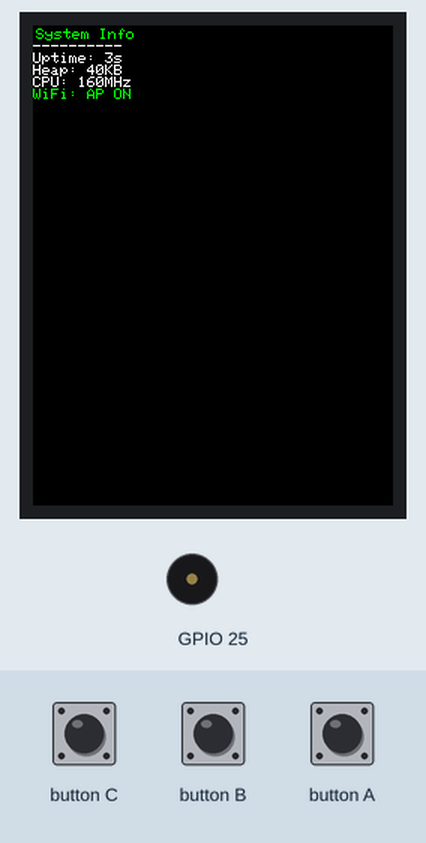
This sketch was run on a simulated ESP32-S3. Parts: 240×320 colour display, buzzer (waves = sounding). The inputs (shaded band) are chosen by the test bench. WiFi joins after 1.5 s; servers stay silent unless stated; what the sketch prints to the serial monitor is not drawn.

Above: at 3.55 s.
3.6 s: button A pressed for 0.15 s
At 4.21 s:
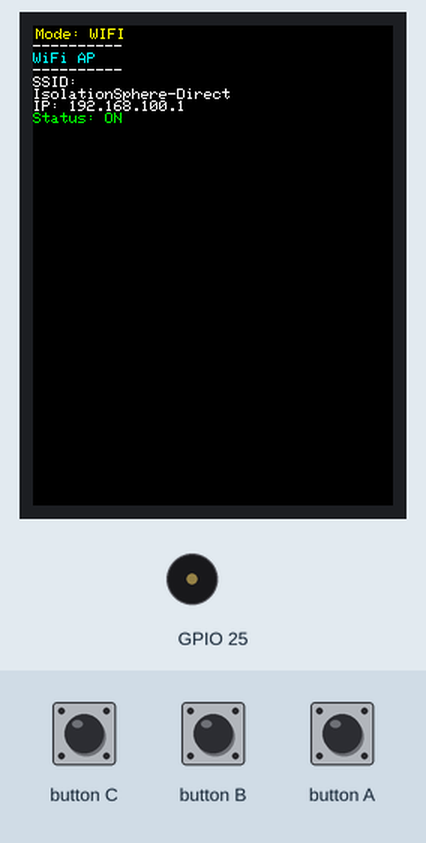
4.3 s: button A pressed for 1 s
At 5.0 s:
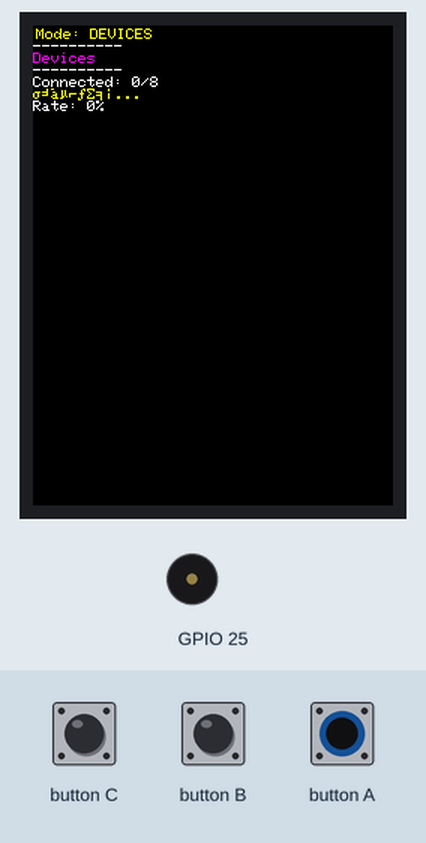
5.9 s: button A pressed for 0.15 s
At 6.5 s:
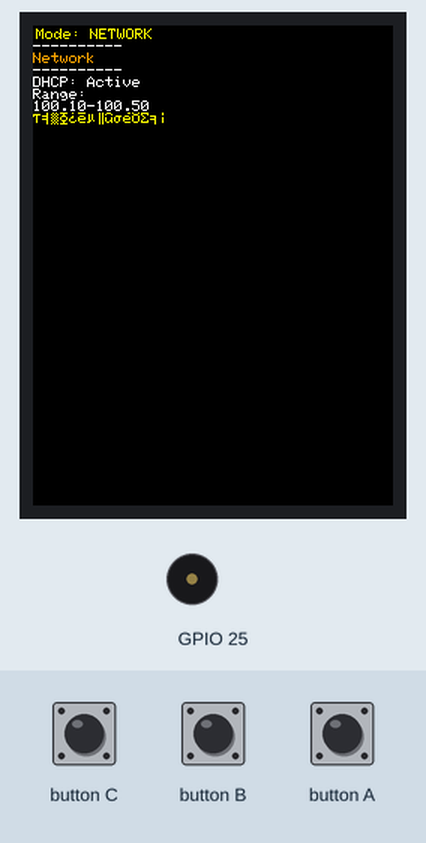
6.6 s: button A pressed for 3.2 s
At 7.3 s:
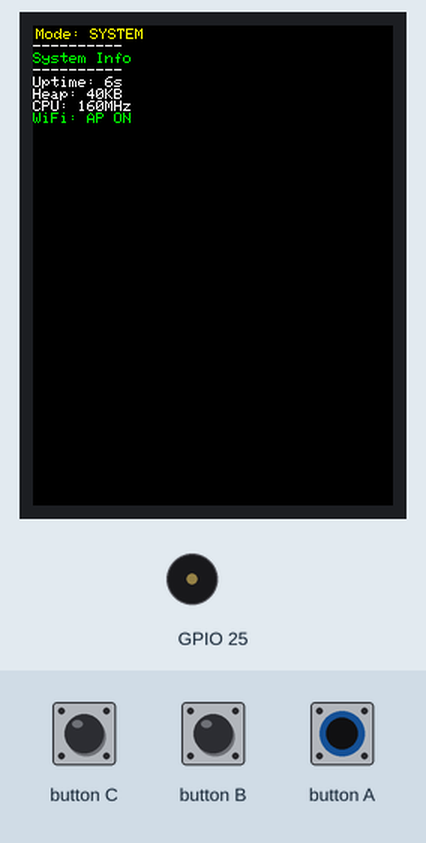
11.3 s: button A pressed for 0.15 s
At 11.83 s:
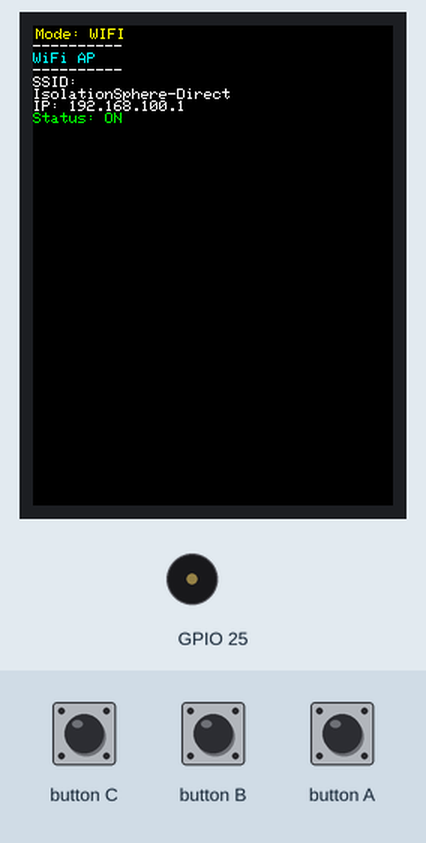
12.0 s: button A pressed for 1 s
At 12.6 s:
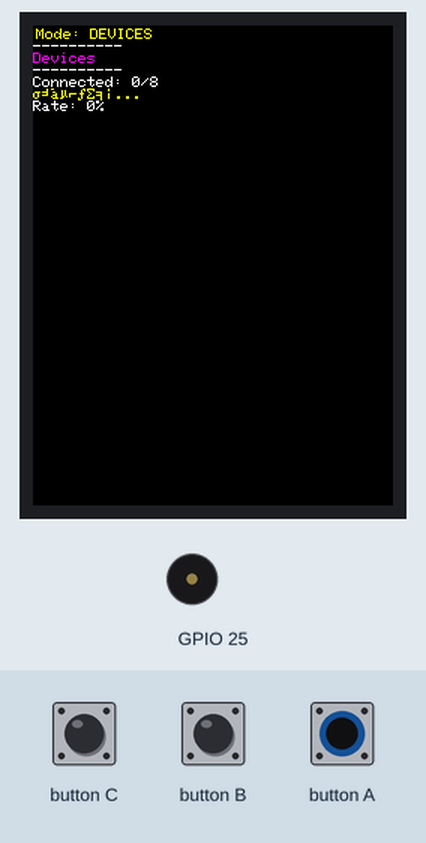
Timing chart, 0 to 14.6 s (numbered marks = the images above; inputs shaded):
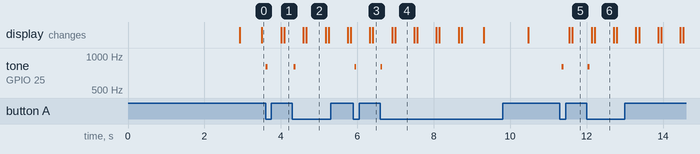

Measured:
- after the input at 3.6 s, tone on GPIO 25: silent → 800 Hz at once, → silent 0.05 s later; the display: first changes after 0.41 s (image 1 shows a later state)
- after the input at 4.3 s, tone on GPIO 25: silent → 800 Hz at once, → silent 0.05 s later; the display: first differs from a run without the input after 0.37 s (image 2)
- after the input at 5.9 s, tone on GPIO 25: silent → 800 Hz at once, → silent 0.05 s later; the display: first differs from a run without the input after 0.51 s (image 3)
- after the input at 6.6 s, tone on GPIO 25: silent → 800 Hz at once, → silent 0.05 s later; the display: first differs from a run without the input after 0.39 s (image 4)
- after the input at 11.3 s, tone on GPIO 25: silent → 800 Hz after 0.05 s, → silent 0.05 s later; the display: first changes after 0.25 s (image 5 shows a later state)
- after the input at 12.0 s, tone on GPIO 25: silent → 800 Hz at once, → silent 0.05 s later; the display: first differs from a run without the input after 0.21 s (image 6)
- what the display in image 2 shows lasts 0.5 s, from 4.7 s to 5.2 s

The sketch:

04_wifi_access_point.ino
```cpp
/**
 * @file 04_wifi_access_point.ino
 * @brief M5Stack Atom-JoyStick WiFiアクセスポイント実装
 * @description 分散MQTTシステム用WiFiルーター機能
 *
 * Phase 2: WiFi通信環境構築
 * - WiFiアクセスポイント作成
 * - IsolationSphere-Directネットワーク提供
 * - DHCPサーバー機能
 * - 接続デバイス監視
 *
 * @target M5Stack Atom-JoyStick (ESP32-S3)
 * @network IsolationSphere-Direct (192.168.100.x)
 */

#include <M5Unified.h>
#include <WiFi.h>
#include <WiFiAP.h>
#include <ArduinoJson.h>

// WiFiアクセスポイント設定
const char* AP_SSID = "IsolationSphere-Direct";
const char* AP_PASSWORD = "isolation-sphere-2025";
const IPAddress AP_IP(192, 168, 100, 1);
const IPAddress AP_GATEWAY(192, 168, 100, 1);
const IPAddress AP_SUBNET(255, 255, 255, 0);

// システム状態管理
struct WiFiSystemStatus {
    bool ap_active;
    int connected_devices;
    unsigned long uptime_sec;
    IPAddress ap_ip;
    String ap_ssid;
    int rssi_strength;
} wifi_status;

// デバッグ表示モード（Phase 1から継承）
enum DebugMode {
    DEBUG_SYSTEM,    // システム情報
    DEBUG_WIFI,      // WiFi情報（新規）
    DEBUG_DEVICES,   // 接続デバイス（新規）
    DEBUG_NETWORK,   // ネットワーク統計（新規）
    DEBUG_MODE_COUNT
};

DebugMode current_mode = DEBUG_SYSTEM;
unsigned long last_update = 0;
unsigned long mode_change_time = 0;
bool mode_changed = false;

void setup() {
    // M5Unified初期化
    auto cfg = M5.config();
    M5.begin(cfg);

    Serial.begin(115200);
    delay(1000);

    Serial.println("=================================");
    Serial.println("M5Stack Atom-JoyStick WiFi AP");
    Serial.println("=================================");
    Serial.println("Phase 2: WiFi通信環境構築");

    // LCD初期化
    M5.Display.clear(BLACK);
    M5.Display.setTextSize(1);
    M5.Display.setTextColor(WHITE);
    M5.Display.setRotation(0);

    // WiFiアクセスポイント初期化
    init_wifi_access_point();

    Serial.println("✅ WiFiアクセスポイント初期化完了");
    Serial.println("操作: ボタンAでモード切り替え、ボタンBで詳細表示");

    last_update = millis();
}

void loop() {
    M5.update();

    // ボタン入力処理
    handle_button_input();

    // 500ms間隔で表示・状態更新
    if (millis() - last_update >= 500) {
        update_wifi_status();
        display_debug_info();
        last_update = millis();
    }

    delay(50);
}

void init_wifi_access_point() {
    Serial.println("WiFiアクセスポイント設定開始...");

    // WiFi モード設定（アクセスポイントモード）
    WiFi.mode(WIFI_AP);
    delay(100);

    // IPアドレス設定
    WiFi.softAPConfig(AP_IP, AP_GATEWAY, AP_SUBNET);

    // アクセスポイント開始
    bool ap_result = WiFi.softAP(AP_SSID, AP_PASSWORD, 1, 0, 8);  // チャンネル1、非表示false、最大8接続

    if (ap_result) {
        Serial.printf("✅ WiFi AP作成成功: %s\n", AP_SSID);
        Serial.printf("✅ IP アドレス: %s\n", WiFi.softAPIP().toString().c_str());
        Serial.printf("✅ ネットワーク: %s\n", AP_SUBNET.toString().c_str());
        Serial.printf("✅ 最大接続数: 8デバイス\n");

        // 初期状態更新
        wifi_status.ap_active = true;
        wifi_status.ap_ip = WiFi.softAPIP();
        wifi_status.ap_ssid = String(AP_SSID);

    } else {
        Serial.println("❌ WiFi AP作成失敗");
        wifi_status.ap_active = false;
    }

    delay(1000);
}

void update_wifi_status() {
    wifi_status.uptime_sec = millis() / 1000;
    wifi_status.connected_devices = WiFi.softAPgetStationNum();
    wifi_status.rssi_strength = WiFi.RSSI();  // AP mode では使用しないが将来用

    // 新規接続・切断検出
    static int last_device_count = 0;
    if (wifi_status.connected_devices != last_device_count) {
        if (wifi_status.connected_devices > last_device_count) {
            Serial.printf("📱 新規デバイス接続 (合計: %d台)\n", wifi_status.connected_devices);
            M5.Speaker.tone(1000, 100);  // 接続音
        } else {
            Serial.printf("📱 デバイス切断 (合計: %d台)\n", wifi_status.connected_devices);
            M5.Speaker.tone(800, 100);   // 切断音
        }
        last_device_count = wifi_status.connected_devices;
    }
}

void handle_button_input() {
    // ボタンA: モード切り替え
    if (M5.BtnA.wasPressed()) {
        current_mode = (DebugMode)((current_mode + 1) % DEBUG_MODE_COUNT);
        mode_changed = true;
        mode_change_time = millis();

        Serial.printf("デバッグモード変更: %s\n", get_mode_name(current_mode));
        M5.Speaker.tone(800, 50);
    }

    // ボタンB: 詳細情報表示
    if (M5.BtnB.wasPressed()) {
        print_detailed_wifi_info();
        M5.Speaker.tone(1200, 100);
    }
}

void display_debug_info() {
    M5.Display.clear(BLACK);
    M5.Display.setCursor(2, 2);

    // モード変更通知表示（2秒間）
    if (mode_changed && millis() - mode_change_time < 2000) {
        M5.Display.setTextColor(YELLOW);
        M5.Display.printf("Mode: %s\n", get_mode_name(current_mode));
        M5.Display.setTextColor(WHITE);
        M5.Display.println("----------");
    }

    switch (current_mode) {
        case DEBUG_SYSTEM:
            display_system_info();
            break;
        case DEBUG_WIFI:
            display_wifi_info();
            break;
        case DEBUG_DEVICES:
            display_devices_info();
            break;
        case DEBUG_NETWORK:
            display_network_stats();
            break;
        default:
            break;
    }

    // モード変更通知をクリア
    if (mode_changed && millis() - mode_change_time >= 2000) {
        mode_changed = false;
    }
}

void display_system_info() {
    M5.Display.setTextColor(GREEN);
    M5.Display.println("System Info");
    M5.Display.setTextColor(WHITE);
    M5.Display.println("----------");

    M5.Display.printf("Uptime: %lus\n", wifi_status.uptime_sec);
    M5.Display.printf("Heap: %uKB\n", ESP.getFreeHeap() / 1024);
    M5.Display.printf("CPU: %dMHz\n", ESP.getCpuFreqMHz());

    // WiFi統合ステータス
    uint16_t wifi_color = wifi_status.ap_active ? GREEN : RED;
    M5.Display.setTextColor(wifi_color);
    M5.Display.printf("WiFi: %s\n", wifi_status.ap_active ? "AP ON" : "AP OFF");
    M5.Display.setTextColor(WHITE);
}

void display_wifi_info() {
    M5.Display.setTextColor(CYAN);
    M5.Display.println("WiFi AP");
    M5.Display.setTextColor(WHITE);
    M5.Display.println("----------");

    if (wifi_status.ap_active) {
        M5.Display.printf("SSID:\n%s\n", wifi_status.ap_ssid.c_str());
        M5.Display.printf("IP: %s\n", wifi_status.ap_ip.toString().c_str());
        M5.Display.setTextColor(GREEN);
        M5.Display.println("Status: ON");
    } else {
        M5.Display.setTextColor(RED);
        M5.Display.println("Status: OFF");
        M5.Display.println("AP Failed");
    }
    M5.Display.setTextColor(WHITE);
}

void display_devices_info() {
    M5.Display.setTextColor(MAGENTA);
    M5.Display.println("Devices");
    M5.Display.setTextColor(WHITE);
    M5.Display.println("----------");

    M5.Display.printf("Connected: %d/8\n", wifi_status.connected_devices);

    // 接続状況の視覚表示
    uint16_t device_color = (wifi_status.connected_devices > 0) ? GREEN : YELLOW;
    M5.Display.setTextColor(device_color);
    if (wifi_status.connected_devices == 0) {
        M5.Display.println("待機中...");
    } else {
        M5.Display.printf("Active: %d台\n", wifi_status.connected_devices);
    }
    M5.Display.setTextColor(WHITE);

    // 接続率表示
    int connection_percent = (wifi_status.connected_devices * 100) / 8;
    M5.Display.printf("Rate: %d%%\n", connection_percent);
}

void display_network_stats() {
    M5.Display.setTextColor(ORANGE);
    M5.Display.println("Network");
    M5.Display.setTextColor(WHITE);
    M5.Display.println("----------");

    M5.Display.println("DHCP: Active");
    M5.Display.println("Range:");
    M5.Display.println("100.10-100.50");
    M5.Display.setTextColor(YELLOW);
    M5.Display.println("統計準備中");
    M5.Display.setTextColor(WHITE);
}

const char* get_mode_name(DebugMode mode) {
    switch (mode) {
        case DEBUG_SYSTEM: return "SYSTEM";
        case DEBUG_WIFI: return "WIFI";
        case DEBUG_DEVICES: return "DEVICES";
        case DEBUG_NETWORK: return "NETWORK";
        default: return "UNKNOWN";
    }
}

void print_detailed_wifi_info() {
    Serial.println("\n=== WiFi詳細情報 ===");
    Serial.printf("現在モード: %s\n", get_mode_name(current_mode));
    Serial.printf("アップタイム: %lu秒\n", wifi_status.uptime_sec);

    if (wifi_status.ap_active) {
        Serial.printf("AP SSID: %s\n", wifi_status.ap_ssid.c_str());
        Serial.printf("AP IP: %s\n", wifi_status.ap_ip.toString().c_str());
        Serial.printf("接続デバイス数: %d/8\n", wifi_status.connected_devices);
        Serial.printf("MACアドレス: %s\n", WiFi.softAPmacAddress().c_str());
        Serial.printf("チャンネル: %d\n", WiFi.channel());
    } else {
        Serial.println("WiFi AP: 非アクティブ");
    }

    Serial.printf("フリーヒープ: %u bytes\n", ESP.getFreeHeap());
    Serial.printf("最大ブロック: %u bytes\n", ESP.getMaxAllocHeap());
    Serial.println("========================\n");
}
```
